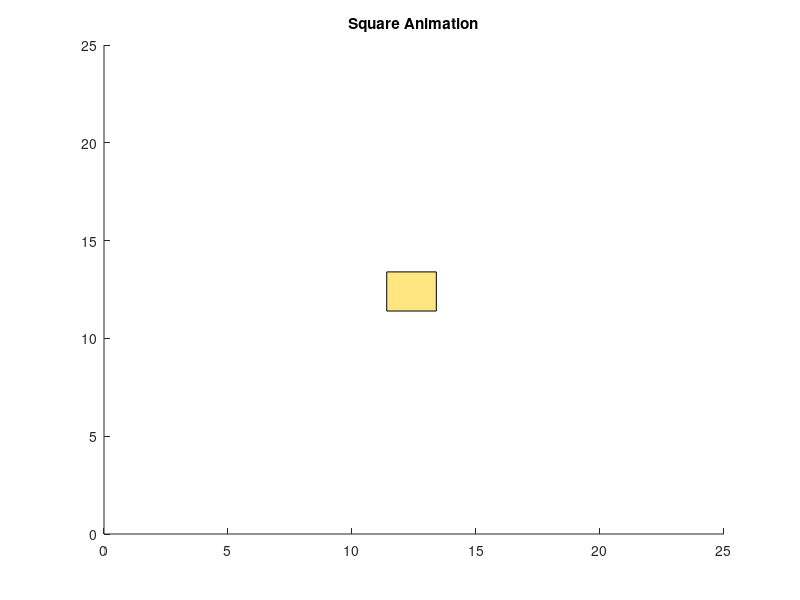

Source code (MATLAB):
clear all
close all
clc

% Initial square position and dimensions
x0 = 0;
y0 = 0;
w0 = 2;
h0 = 2;

% Fixed axis limits
xmin =  0;
xmax = 25;
ymin =  0;
ymax = 25;

Colors = [1 0.9 0.5];
      
% Incremental changes to the position of the square
alpha   = [.9 .8 .7 .6 .5 .4 .3 .2 .15 .1];
delta_x = [2 3.9 5.5 6.9 8.1 9.1 10 10.6 11 11.4];
delta_y = [2.1 4.1 5.8 7.4 8.7 10 10.9 11.7 12.4 13];
      
% Initialize plot
figure(1);
H = rectangle('Position', [x0,y0,w0,h0], 'FaceColor', Colors(1,:));
title('Square Animation')
axis([xmin xmax ymin ymax])

% Animation
% For all steps
for i=1:numel(alpha)
    % Update square position and dimensions
    x = x0 * alpha(i) + delta_x(i);
    y = y0 * alpha(i) + delta_x(i);
    w = 2;
    h = 2;
    % Pause for half a second
    pause(0.5);
    % Record movie frame
    F(i) = getframe;
    % Update square
    set(H, 'Position', [x,y,w,h], 'FaceColor', Colors(1,:));
end
% Last frame
F(end+1) = getframe;
% Play movie
movie(F,20)